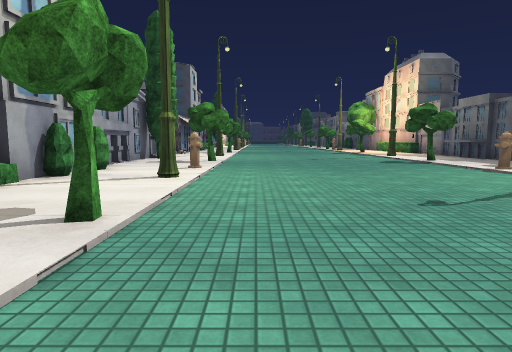
[1] (above)

17 first-person views from a walk through a 3-D level made in the Unity game engine. The camera is 1.3 m above the floor, tilts 6° down and sees 75° across. The floor is counted in squares, 2 m on a side. Each view is taken from the middle of a square. On the plan, view 1 faces up. The plan holds only what a view shows up to about 10 squares ahead; the rest is blank. The place goes on beyond the plan. The player character is not drawn. Some surface patterns are stand-ins.

[2]
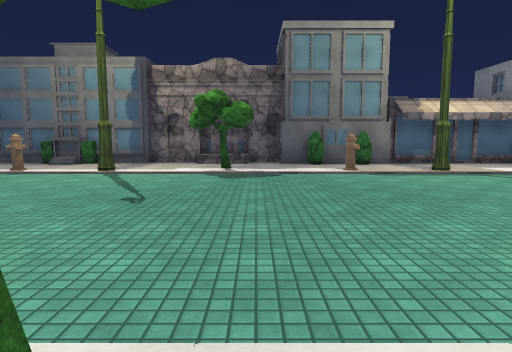

[3]
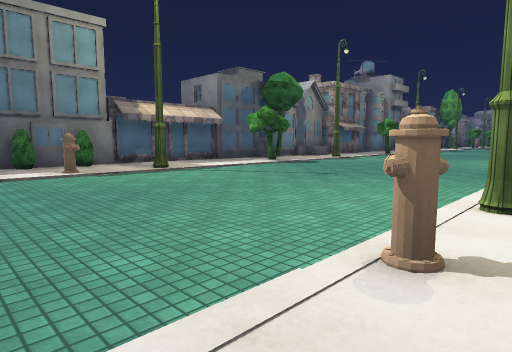

[4]
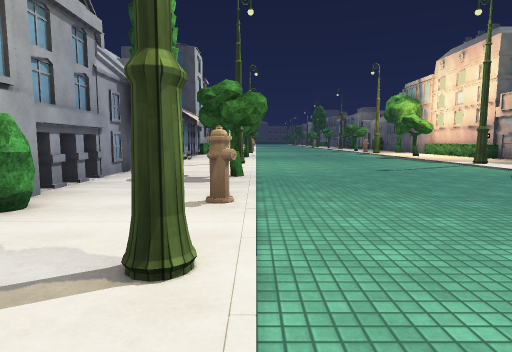

[5]
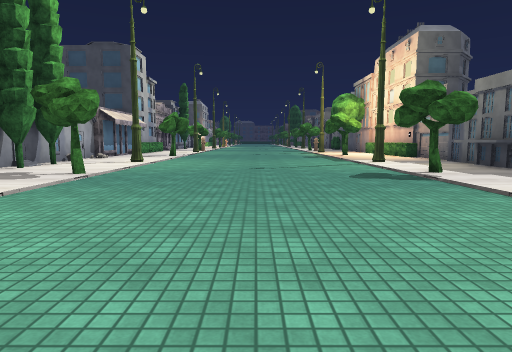

[6]
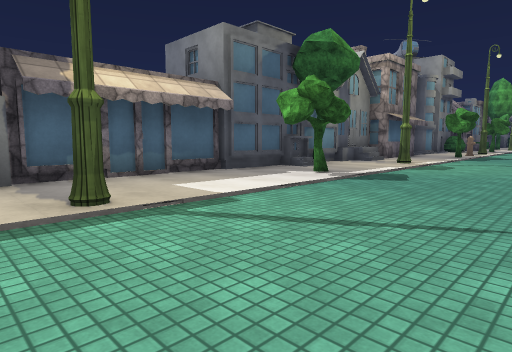

[7]
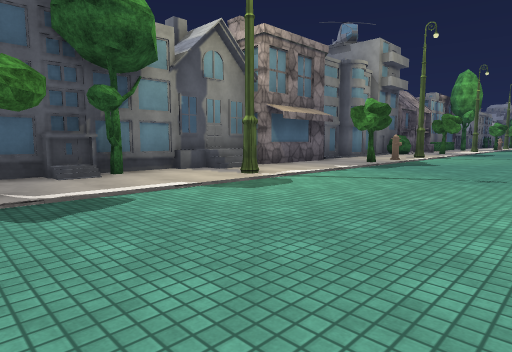

[8]
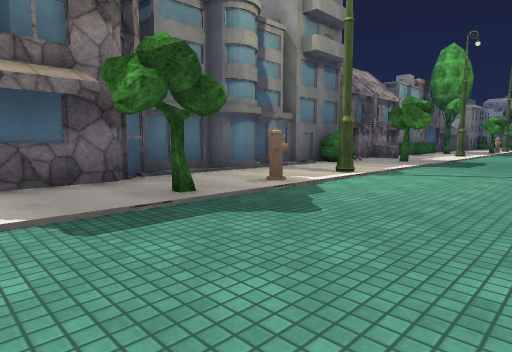

[9]
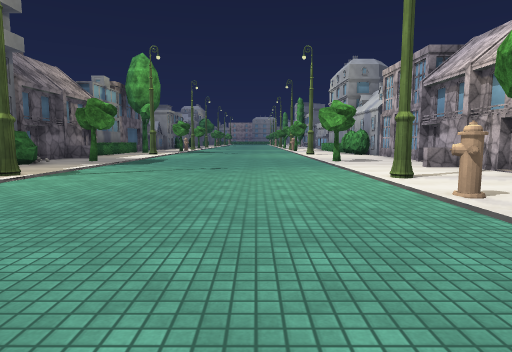

[10]
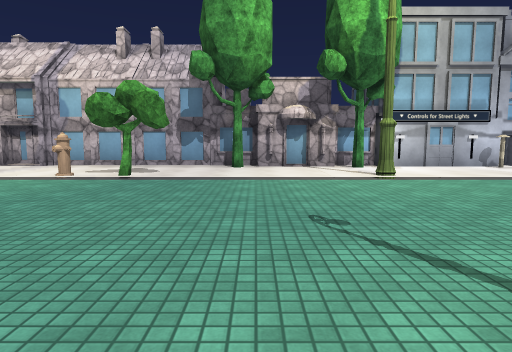

[11]
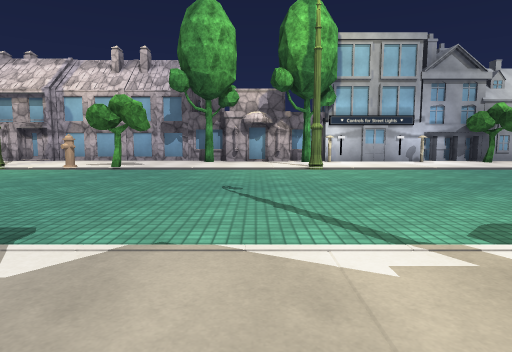

[12]
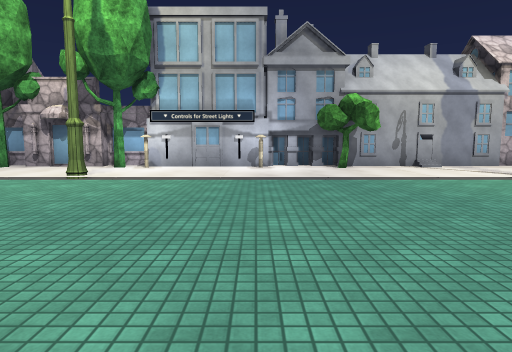

[13]
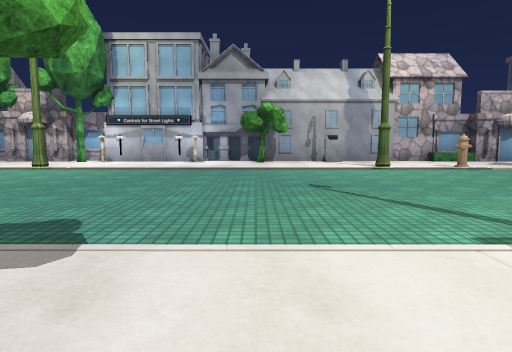

[14]
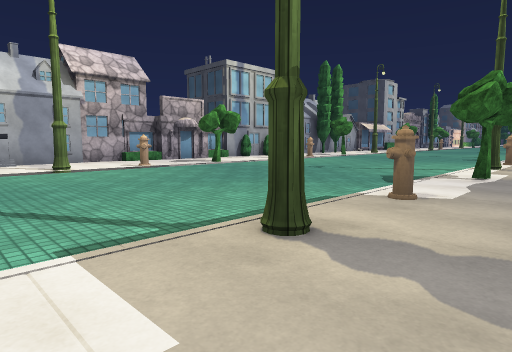

[15]
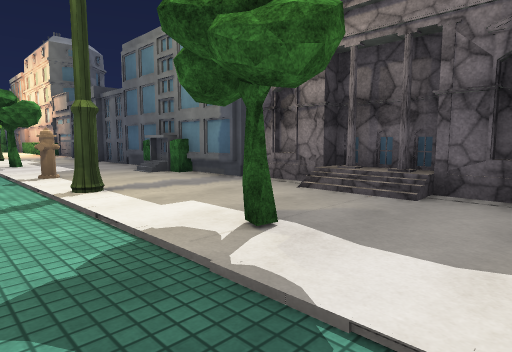

[16]
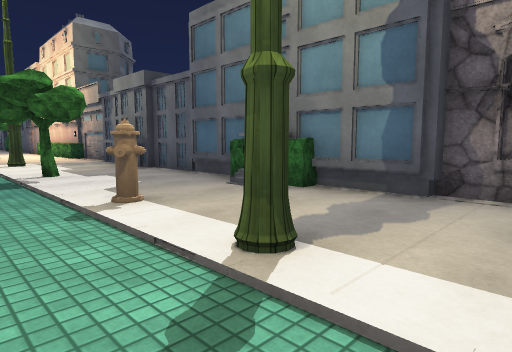

[17]
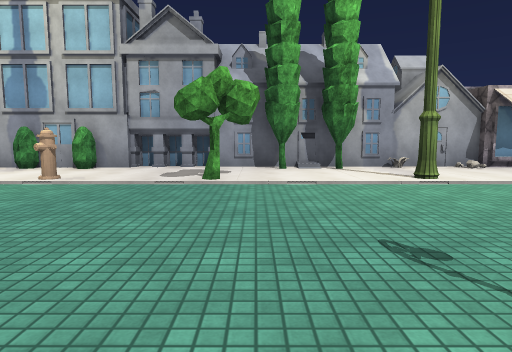

### Floor plan
Key: @ floor where view 1 was taken; # wall or solid block; . main floor; : floor 0.25 m higher than the main floor; O other object.
Columns run from 6 left of view 1 to 9 right of it. Each row starts with its distance up from view 1.
 14 OOO  .......  #
 13   OO .......  O
 12   OO ....... OO
 11   #  .......O #
 10   O  O......  #
  9   O  .......  O
  8   #  #...... OO
  7   OO ........OO
  6   OO .......  O
  5   #  ......#  #
  4   O  .......  #
  3   O  O......O #
  2   O ........  ##
  1     ........ OO
  0   # .#@....#.OO
 -1   O ........ OO
 -2   # .#.....#  #
 -3   O ........  O
 -4   O ........ .#
 -5   OO........ .O
 -6   #.........O #
 -7   #.........  O
 -8   # ........ O#
 -9   O ........ OO
-10   #O.#......# O
-11   O ........  O
-12   # ........ .O
-13   OO........ #O
-14   O ........ #
-15   # .O.....O #O
-16   O ........  OO
-17   # .#.....#  O
-18  ## ........  O
-19  #:  O.....O  OO
-20  ##  .......  OO
-21   O  .......  O
-22   #  ....... OO
-23   O  O......O

Where each view was taken, in squares from view 1:
view 1: 0 up, 0 right, facing up
view 2: 2 up, 2 left, facing right
view 3: 2 up, 2 left, facing down-right
view 4: 4 up, 1 left, facing up
view 5: 4 up, 2 right, facing up
view 6: 1 down, 2 right, facing down-right
view 7: 6 down, 1 right, facing down-right
view 8: 13 down, 2 right, facing down-right
view 9: 13 down, 1 right, facing down
view 10: 13 down, 5 right, facing left
view 11: 12 down, 7 right, facing left
view 12: 7 down, 5 right, facing left
view 13: 5 down, 7 right, facing left
view 14: 4 down, 7 right, facing up-left
view 15: 1 up, 4 right, facing up-right
view 16: 4 up, 4 right, facing up-right
view 17: 11 up, 4 right, facing left
